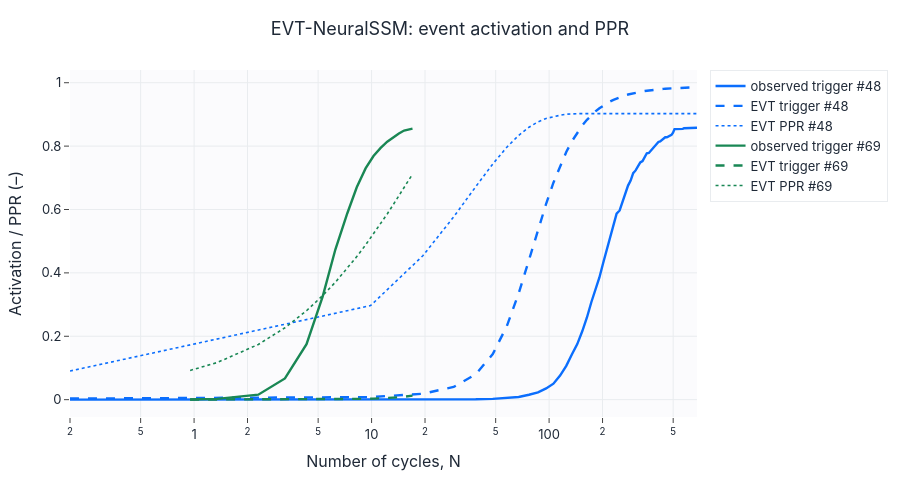

The cell this chart's notebook holds for it:
### Markdown cell above
## Предпросмотр активации события

### Code cell
test = benchmark["test"]
outputs = collect_outputs(model, test, config, device)
cycles = test["cycles"].cpu().numpy(); g_true = (test["g_true"] if "g_true" in test else test["g_obs"]).cpu().numpy()  # реальные данные: наблюдаемый триггер
g_pred = outputs["g"]; r_pred = outputs["traj_mean"]; tm = test["meta"].reset_index(drop=True)
pick = tm[tm["liq_label"] == 1].sort_values("PPR_max_true", ascending=False).head(2).index.tolist()
series = []
for k, idx in enumerate(pick):
    col = ["#0b6efd", "#198754"][k]
    series.append({"x": cycles[idx], "y": g_true[idx], "name": f"observed trigger #{idx}", "color": col})
    series.append({"x": cycles[idx], "y": g_pred[idx], "name": f"EVT trigger #{idx}", "color": col, "dash": "dash"})
    series.append({"x": cycles[idx], "y": r_pred[idx], "name": f"EVT PPR #{idx}", "color": col, "dash": "dot", "width": 1.6})
lines(series, title="EVT-NeuralSSM: event activation and PPR", xlabel="Number of cycles, N",
      ylabel="Activation / PPR (–)", logx=True, save=SAVE_FIGS, fig_id="2_3_event_activation").show()
